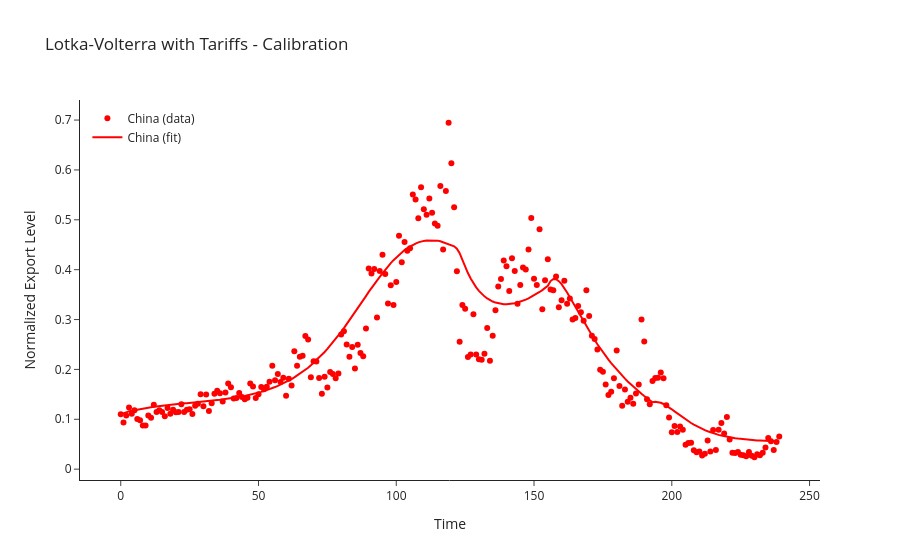

The notebook cell this image was saved under:
### Code cell
fig = go.Figure()
fig.add_trace(go.Scatter(x=t_data[:len(data[0])], y=data[0], mode='markers', name='China (data)', marker=dict(color='red')))
fig.add_trace(go.Scatter(x=t_data, y=sol.y[0], mode='lines', name='China (fit)', line=dict(color='red')))

fig.update_layout(
    title='Lotka-Volterra with Tariffs - Calibration',
    xaxis_title='Time',
    yaxis_title='Normalized Export Level',
    legend=dict(x=0.01, y=0.99),
    template='simple_white'
)
fig.show()

### Figure 1 — Plotly figure (JSON) as saved in the notebook; plotly's stock layout.template omitted (floating-point values rounded to 4 significant figures; data arrays with more than 128 entries replaced by an {"elided": "..."} marker saying what was removed)
{"data": [{"marker": {"color": "red"}, "mode": "markers", "name": "China (data)", "type": "scatter", "x": {"elided": "240 int values"}, "y": {"elided": "240 float values"}}, {"line": {"color": "red"}, "mode": "lines", "name": "China (fit)", "type": "scatter", "x": {"elided": "240 int values"}, "y": {"elided": "240 float values"}}], "layout": {"legend": {"x": 0.01, "y": 0.99}, "title": {"text": "Lotka-Volterra with Tariffs - Calibration"}, "xaxis": {"title": {"text": "Time"}}, "yaxis": {"title": {"text": "Normalized Export Level"}}}}
